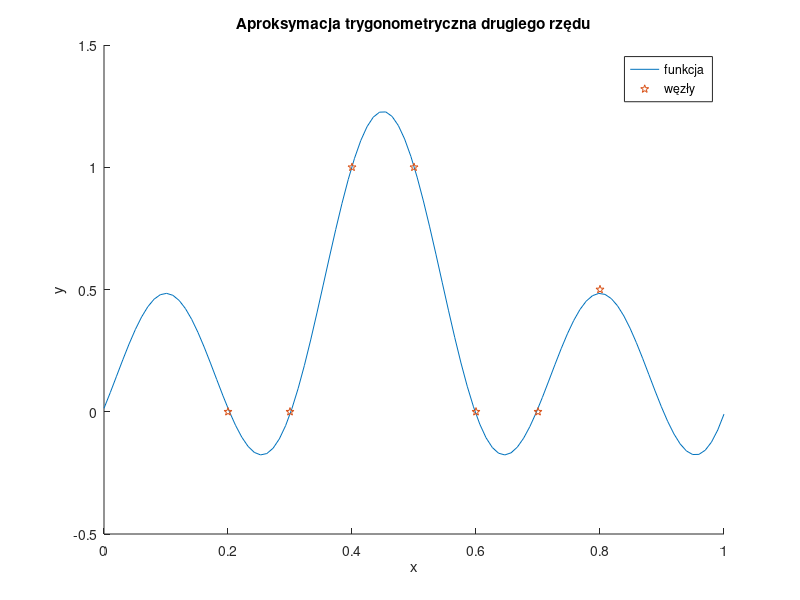

This figure's MATLAB source:
x_i = [0.2 0.3 0.4 0.5 0.6 0.7 0.8];
y_i = [0 0 1 1 0 0 0.5];
n = length(x_i) - 1;
h = (x_i(n+1)-x_i(1))/n;
l = h*(n+1)/2;
c = pi/l;

sum_sin = @(x,y, m) sum(y.*sin(m*c.*x));
sum_cos = @(x,y, m) sum(y.*cos(m*c.*x));

a_0 = (1/(n+1))*sum(y_i);
a_1 = (2/(n+1))*sum_cos(x_i, y_i, 1);
a_2 = (2/(n+1))*sum_sin(x_i, y_i, 1);
a_3 = (2/(n+1))*sum_cos(x_i, y_i, 2);
a_4 = (2/(n+1))*sum_sin(x_i, y_i, 2);

W = @(x) a_0 + a_1*cos(c.*x) + a_2*sin(c.*x) + a_3*cos(2*c.*x) + a_4*sin(2*c.*x);
hold on
plot(linspace(0, 1), W(linspace(0, 1)));
plot(x_i, y_i, 'p');
title("Aproksymacja trygonometryczna drugiego rzędu");
xlabel("x");
ylabel("y")
legend("funkcja", "węzły");
hold off